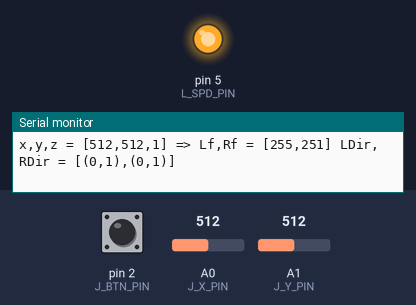
Bench run of a sketch on a simulated Arduino Uno, built with avr-gcc and run on an emulated ATmega328P. On the bench: output pins drawn as LEDs (lit = HIGH), the last lines printed to the serial monitor. Inputs (shaded band) come from the test bench; at power-on: A0 (J_X_PIN) = 512, A1 (J_Y_PIN) = 512, pin 2 (J_BTN_PIN) HIGH.

Above: at 1.2 s.
1.3 s: A0 (J_X_PIN) set to 487
4.3 s: A0 (J_X_PIN) set to 0
At 5.5 s:
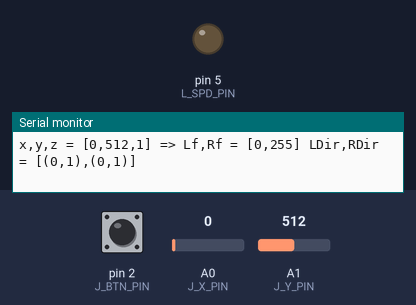
5.8 s: A0 (J_X_PIN) set to 265
At 6.34 s:
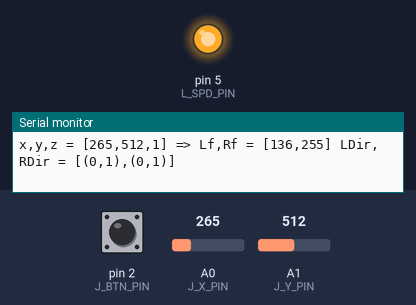
8.8 s: A0 (J_X_PIN) set to 245
11.8 s: A1 (J_Y_PIN) set to 104
14.8 s: A1 (J_Y_PIN) set to 95
Timing chart, 0 to 17.8 s (numbered marks = the images above; inputs shaded):
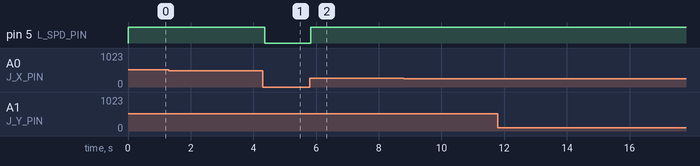

The sketch:

039_dc_motor_joystick.ino
```cpp
/**
 * https://www.youtube.com/watch?v=wSjZIHMDczk&list=PLQJqki0RCuBsA2Gk_KRSY8kKNXzXGadHy&index=4
 *
 * DC Motor with L293D driver plus Joystick
 * Control 2 DC motors using a joystick
 *
 * 1. When joystick is at neutral position, both wheels stop
 *
 * 2. When joystick tilts forward, both wheels turn forward
 * Inputs
 * - Y < neutral range
 * Outputs
 * - L and R motor forward is HIGH(?)
 * - L and R motor reverse is LOW(?)
 * - As Y goes down, L and R motor speed goes up
 * - As Y goes up, L and R motor speed goes down
 *
 * 3. When joystick tilts backward, both weels turn backward
 * Inputs
 * - Y > neutral range
 * Outputs
 * - L and R motor forward is LOW(?)
 * - L and R motor reverse is HIGH(?)
 * - As Y goes up, L and R motor speed goes up
 * - As Y goes down, L and R motor speed goes down
 *
 * 5. When joystick tilts left, left wheel stops and right wheel runs
 * Inputs
 * - X  < neutral range
 * Outputs
 * - As X goes down, L motor speed reduction increases
 * - As X goes up, L motor speed reduction decreases
 *
 * 6. When joystick tilts right, left wheel runs and right wheel stops
 * Inputs
 * - X  > neutral range
 * Outputs
 * - As X goes up, R motor speed reduction increases
 * - As X goes down, R motor speed reduction decreases
 *
 * 7. When joystick button is pressed, sound the buzzer (BONUS)
 * Inputs
 * - Joystick button
 * Outputs
 * - When 0 beep
 * - When 1 stop
 *
 */

/** PIN CONFIG **/
// Left Motor pins
#define L_SPD_PIN 5
#define L_FWD_PIN 6
#define L_REV_PIN 7

// Right Motor pins
#define R_SPD_PIN 10
#define R_FWD_PIN 11
#define R_REV_PIN 12

// Joystick pins
#define J_X_PIN A0
#define J_Y_PIN A1
#define J_BTN_PIN 2

/** CONSTANTS **/
// joystick neutral range tolerance
const float jNeutralMin = 498; // 500
const float jNeutralMax = 502; // 500

// joystick ranges
const float jMin = 0;
const float jMax = 1023;

// motor speed ranges
const float spdStop = 0;
const float spdMin = 255;
const float spdMax = 255;
const float spdReduxMin = 0;
float spdReduxMax;
const int kickDelay = 100;

/** INPUTS **/
int xV; // x-axis
int yV; // y-axis
int jV; // button push (0: down, 1: up)

// slope value
float mSpd;
float mSpdRedux;

/** OUTPUTS **/
int lSpd;
int lSpdRedux = 0;
int rSpd;
int rSpdRedux = 0;

int lFwdPin;
int lRevPin;
int rFwdPin;
int rRevPin;

void setup() {
  // put your setup code here, to run once:
  Serial.begin(9600);

  pinMode(J_X_PIN, INPUT);
  pinMode(J_Y_PIN, INPUT);
  pinMode(J_BTN_PIN, INPUT_PULLUP);

  lSpd = rSpd = spdStop;
  lSpdRedux = rSpdRedux = 0;

  lFwdPin = rFwdPin = HIGH;
  lRevPin = rRevPin = LOW;
}

void loop() {
  // put your main code here, to run repeatedly:

  /** INPUT **/
  xV = analogRead(J_X_PIN);
  yV = analogRead(J_Y_PIN);
  jV = digitalRead(J_BTN_PIN);

  /** PROCESS **/
  // Forward/Reverse/Stop
  if (yV <= jNeutralMin){
    // forward
    mSpd = (spdMax - spdMin) / (jMin - jNeutralMin);
    lSpd = rSpd = (mSpd * (yV - jNeutralMin)) + spdMin;
    lFwdPin = rFwdPin = HIGH;
    lRevPin = rRevPin = LOW;
  } else if (yV > jNeutralMax) {
    // reverse
    mSpd = (spdMax - spdMin) / (jMax - jNeutralMax);
    lSpd = rSpd = (mSpd * (yV - jNeutralMax)) + spdMin;
    lFwdPin = rFwdPin = LOW;
    lRevPin = rRevPin = HIGH;
  } else {
    // stop
    lSpd = rSpd = spdStop;
    lFwdPin = rFwdPin = HIGH;
    lRevPin = rRevPin = LOW;
  }

  // Left/Right turn
  if (xV < jNeutralMin){
    // left
    spdReduxMax = lSpd;
    mSpdRedux = (spdReduxMax - spdReduxMin) / (jMin - jNeutralMin);
    lSpdRedux = (mSpdRedux * (xV - jNeutralMin)) + spdReduxMin;
    rSpdRedux = spdReduxMin;
  } else if (xV > jNeutralMax) {
    // right
    spdReduxMax = rSpd;
    mSpdRedux = (spdReduxMax - spdReduxMin) / (jMax - jNeutralMax);
    lSpdRedux = spdReduxMin;
    rSpdRedux = (mSpdRedux * (xV - jNeutralMax)) + spdReduxMin;
  } else {
    // neutral
    lSpdRedux = rSpdRedux = spdReduxMax = 0.;
  }

  // to prevent negative speed reduction, set reduction to 0 when speed is 0
  if (lSpd == spdStop){
    lSpdRedux = 0;
  }
  if (rSpd == spdStop){
    rSpdRedux = 0;
  }

  /** OUTPUT **/
  digitalWrite(L_FWD_PIN, lFwdPin);
  digitalWrite(L_REV_PIN, lRevPin);
  if ((lSpd - lSpdRedux) > 0){
    analogWrite(L_SPD_PIN, spdMax); // a little kick
    delay(kickDelay);
  }
  analogWrite(L_SPD_PIN, lSpd - lSpdRedux);

  // Right Motor pins
//  digitalWrite(R_FWD_PIN, rFwdPin);
//  digitalWrite(R_REV_PIN, rRevPin);
//  if ((rSpd - rSpdRedux) > 0){
//    analogWrite(R_SPD_PIN, spdMax); // a little kick
//    delay(kickDelay);
//  }
//  analogWrite(R_SPD_PIN, rSpd - rSpdRedux);

  Serial.print("x,y,z = [" + String(xV) + "," + String(yV) + "," + String(jV) + "] => ");
//  Serial.print("L,R = [" + String(lSpd) + "," + String(rSpd) + "] ");
//  Serial.print("Lr,Rr = [" + String(lSpdRedux) + "," + String(rSpdRedux) + "] ");
  Serial.print("Lf,Rf = [" + String(lSpd - lSpdRedux) + "," + String(rSpd - rSpdRedux) + "] ");
  Serial.print("LDir,RDir = [(" + String(lFwdPin) + "," + String(lRevPin) + "),(" + String(rFwdPin) + "," + String(rRevPin) + ")]");
//  Serial.print(String(mFwd) + ":" + String(mRev));
  Serial.println();
}
```

Measured:
- after the input at 4.3 s, pin 5 (L_SPD_PIN): HIGH → LOW after 0.06 s
- after the input at 5.8 s, pin 5 (L_SPD_PIN): LOW → HIGH at once
